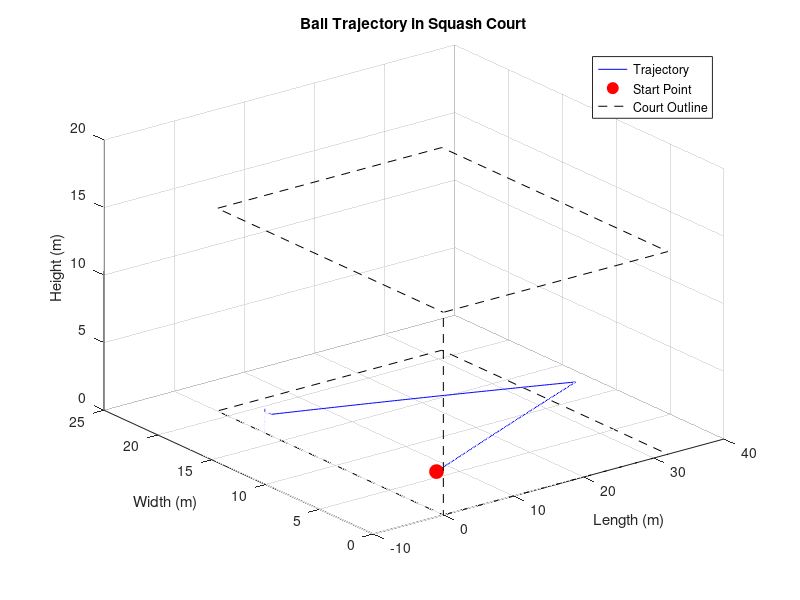

Write MATLAB code to recreate this figure.
% filepath: /Users/victor/Documents/MATLAB/MatLab Anul 1/Assignment12.m
clc
clear
close all

% Court dimensions (ft)
court_length = 32;
court_width = 21;
court_height = 15;

% Ball properties
ball_diameter = 40/1000; % meters
ball_mass = 0.025; % kg
initial_speed = 100 * 0.3048; % m/s
initial_position = [6, 6, 7.5] * 0.3048; % meters
target_position = [court_length - 6, court_width/2, court_height/2] * 0.3048;

% Energy return coefficients
coeff_wall = 0.94;
coeff_floor = 0.90;

% Friction coefficients
mu_floor = 0.05;
mu_wall = 0.08;

% Define gravitational acceleration
gravity = [0, 0, -9.81]; % m/s²

% Calculate weight of the ball
weight = ball_mass * gravity; % N

% Simulation parameters
dt = 0.01; % time step (s)
total_time = 30; % total simulation time (s)
num_steps = total_time / dt;

% Initial velocity towards target
direction = (target_position - initial_position);
direction = direction / norm(direction);
velocity = direction * initial_speed;

% Initialize position history
position_history = zeros(num_steps, 3);
position = initial_position;

for i = 1:num_steps
    % Update velocity with gravity (F = m * a)
    velocity = velocity + weight * dt;
    
    % Update position
    position = position + velocity * dt;
    
    % Check for collisions with walls
    if position(1) <= 0 || position(1) >= court_length
        velocity(1) = -velocity(1) * coeff_wall;
        velocity(2) = velocity(2) * (1 - mu_wall);
    end
    if position(2) <= 0 || position(2) >= court_width
        velocity(2) = -velocity(2) * coeff_wall;
        velocity(1) = velocity(1) * (1 - mu_wall);
    end
    % Check for collisions with floor
    if position(3) <= 0
        position(3) = 0;
        velocity(3) = -velocity(3) * coeff_floor;
        velocity(1:2) = velocity(1:2) * (1 - mu_floor);
    end
    % Check for collisions with ceiling
    if position(3) >= court_height
        position(3) = court_height;
        velocity(3) = 0;
    end
    
    % Record position
    position_history(i, :) = position;
    
    % Terminate if velocity is negligible
    if norm(velocity) < 0.1
        position_history = position_history(1:i, :);
        break
    end
end

% Plot trajectory
figure;
plot3(position_history(:,1), position_history(:,2), position_history(:,3), 'b');
hold on;

% Plot start point
plot3(initial_position(1), initial_position(2), initial_position(3), 'ro', 'MarkerSize', 10, 'MarkerFaceColor', 'r');

% Plot court boundaries
% Define court corners
corners = [
    0, 0, 0;
    court_length, 0, 0;
    court_length, court_width, 0;
    0, court_width, 0;
    0, 0, 0;
    0, 0, court_height;
    court_length, 0, court_height;
    court_length, court_width, court_height;
    0, court_width, court_height;
    0, 0, court_height
];

% Plot court edges
plot3(corners(:,1), corners(:,2), corners(:,3), 'k--');

% Labels and title
xlabel('Length (m)');
ylabel('Width (m)');
zlabel('Height (m)');
title('Ball Trajectory in Squash Court');
legend('Trajectory', 'Start Point', 'Court Outline');
grid on;
hold off;